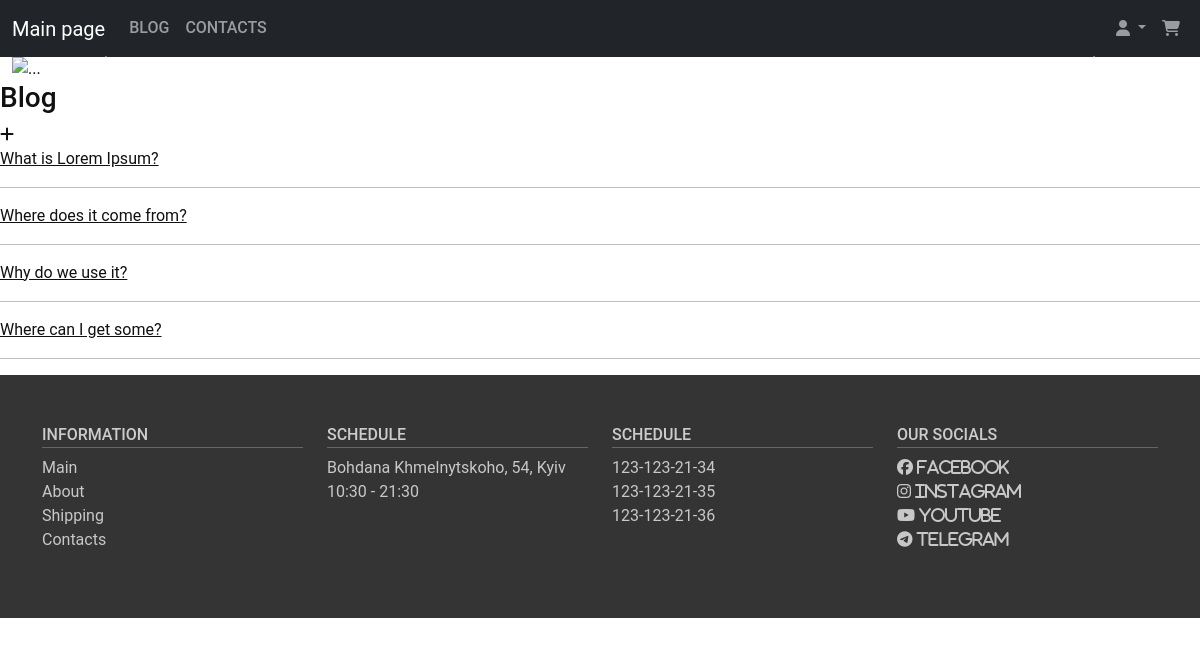
Page /blog/ (signed in) on the committed database.
### cafe/models.py (models this page shows, shortened)
class Post(models.Model):
    author = models.ForeignKey(settings.AUTH_USER_MODEL, on_delete=models.CASCADE)
    title = models.CharField(max_length=200)
    slug = models.SlugField(max_length=200, unique=True, db_index=True, verbose_name='URL')
    image = models.ImageField(null=True, blank=True)
    text = models.TextField()
    created_date = models.DateTimeField(
        default=timezone.now)
    published_date = models.DateTimeField(
        blank=True, null=True)

### cafe/views.py (the view)
# urls.py: path('blog/', v.blog, name='blog'),
def blog(request):
    posts = m.Post.objects.all()
    context = form_context(request)
    context['posts'] = posts
    return render(request, 'cafe/blog.html', context)

### cafe/models.py (called while the page is built)
    @property
    def image_URL(self):
        try:
            url = self.image.url
        except:
            url = ''
        return url

    @property
    def get_cart_total(self):
        orderitems = self.orderitem_set.all()
        total = sum([item.get_total for item in orderitems if item is not None])
        return total

    @property
    def get_cart_items(self):
        orderitems = self.orderitem_set.all()
        total = sum([item.quantity for item in orderitems])
        return total

    @property
    def get_total(self):
        if self.product is not None and self.quantity is not None:
            total = self.product.price * self.quantity
            return total
        else:
            self.delete()
            total = self.product.price * self.quantity
            return total

### cafe/utils.py (called while the page is built, shortened)
def form_context(request):
    if request.user.is_authenticated:
        customer = request.user.customer
        order, created = m.Order.objects.get_or_create(customer=customer, complete=False)
        items = order.orderitem_set.all()
        cart_items = order.get_cart_items
        print('Cart_items:', cart_items)
        print('items:', items)
    context = {'items': items, 'order': order, 'cartItems': cart_items}
    return context

### cafe/templates/cafe/blog.html
{% extends 'cafe/base.html' %}
{% load static %}
{% block content %}
<h3>Blog</h3>
{% if user.is_superuser %}
<a href="{% url 'post_new' %}"><i class="fa-solid fa-plus"></i></a>
{% endif %}
{% for p in posts %}
<article class="post">
<a href="{% url 'post_detail' p.slug %}">{{p.title}}</a>
<hr>
</article>
{% endfor %}
{% endblock %}

### cafe/static/css/styles.css (style rules this page uses)
body { font-family: 'Roboto', sans-serif; font-size: 16px; font-weight: 400; color: black; background-color: white; min-width: 320px; }
a { color: #111; }
h1, h2, h3, h4, h5, h6 { color: #111111; }

### rows in the picture
Post: title "What is Lorem Ipsum?"
Post: title "Where does it come from?"
Post: title "Why do we use it?"
Post: title "Where can I get some?"
